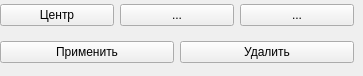
         <widget class="QFrame" name="frameButtons">
          <property name="minimumSize">
           <size>
            <width>0</width>
            <height>68</height>
           </size>
          </property>
          <property name="frameShape">
           <enum>QFrame::NoFrame</enum>
          </property>
          <property name="frameShadow">
           <enum>QFrame::Raised</enum>
          </property>
          <property name="lineWidth">
           <number>0</number>
          </property>
          <widget class="QWidget" name="horizontalLayoutWidget_2">
           <property name="geometry">
            <rect>
             <x>0</x>
             <y>0</y>
             <width>354</width>
             <height>30</height>
            </rect>
           </property>
           <layout class="QHBoxLayout" name="horizontalLayout_3">
            <item>
             <widget class="QPushButton" name="buttonMakeCenter">
              <property name="text">
               <string>Центр</string>
              </property>
             </widget>
            </item>
            <item>
             <widget class="QPushButton" name="pushButton_2">
              <property name="text">
               <string>...</string>
              </property>
             </widget>
            </item>
            <item>
             <widget class="QPushButton" name="button1">
              <property name="text">
               <string>...</string>
              </property>
             </widget>
            </item>
           </layout>
          </widget>
          <widget class="QWidget" name="horizontalLayoutWidget">
           <property name="geometry">
            <rect>
             <x>0</x>
             <y>37</y>
             <width>354</width>
             <height>30</height>
            </rect>
           </property>
           <layout class="QHBoxLayout" name="horizontalLayout_2">
            <item>
             <widget class="QPushButton" name="buttonSaveImageObject">
              <property name="text">
               <string>Применить</string>
              </property>
             </widget>
            </item>
            <item>
             <widget class="QPushButton" name="buttonRemoveImageObject">
              <property name="text">
               <string>Удалить</string>
              </property>
             </widget>
            </item>
           </layout>
          </widget>
         </widget>
